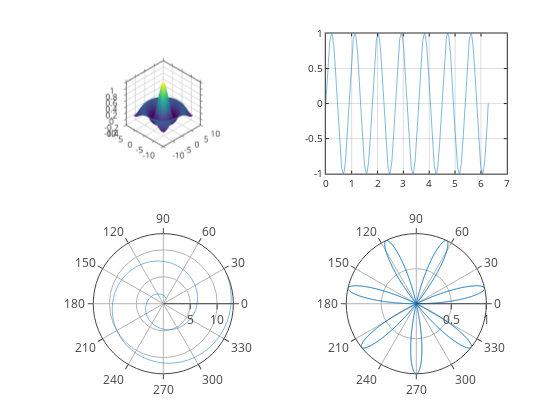

Notebook code for this chart:
### Markdown cell above
## Advanced plots using [plotly](https://github.com/plotly/plotly.js), with zoom, cursors, and hover tooltips (experimental):

### Code cell
graphics_toolkit('plotly')

a = [1:0.1:13];
theta = linspace (0,2*pi,1000);
rho = sin (7*theta);

subplot(2,2,1);
sombrero()
grid on;
box on;

subplot(2,2,2);
plot(theta, rho);
grid on;
box on;

subplot(2,2,3);
polar(a,a)
grid on;
box on;

subplot(2,2,4);
polar(theta, rho);
grid on;
box on;

### Figure 1 — Plotly figure (JSON) as saved in the notebook; plotly's stock layout.template omitted (floating-point values rounded to 4 significant figures; data arrays with more than 128 entries replaced by an {"elided": "..."} marker saying what was removed)
{"data": [{"autocolorscale": "false", "cauto": "false", "cmax": 1, "cmin": -0.2172, "colorscale": [[0, "rgb(68,1,84)"], [0.01587, "rgb(69,6,90)"], [0.03175, "rgb(70,12,95)"], [0.04762, "rgb(71,18,101)"], [0.06349, "rgb(72,24,106)"], [0.07937, "rgb(72,29,111)"], [0.09524, "rgb(72,35,115)"], [0.1111, "rgb(71,40,119)"], [0.127, "rgb(71,45,123)"], [0.1429, "rgb(70,50,126)"], [0.1587, "rgb(68,55,129)"], [0.1746, "rgb(67,60,132)"], [0.1905, "rgb(65,64,134)"], [0.2063, "rgb(64,69,135)"], [0.2222, "rgb(62,74,137)"], [0.2381, "rgb(60,78,138)"], [0.254, "rgb(58,83,139)"], [0.2698, "rgb(56,87,140)"], [0.2857, "rgb(54,91,140)"], [0.3016, "rgb(52,95,141)"], [0.3175, "rgb(50,99,141)"], [0.3333, "rgb(48,103,141)"], [0.3492, "rgb(46,107,142)"], [0.3651, "rgb(45,111,142)"], [0.381, "rgb(43,115,142)"], [0.3968, "rgb(42,119,142)"], [0.4127, "rgb(40,123,142)"], [0.4286, "rgb(39,127,142)"], [0.4444, "rgb(37,130,142)"], [0.4603, "rgb(36,134,141)"], [0.4762, "rgb(34,138,141)"], [0.4921, "rgb(33,142,140)"], [0.5079, "rgb(32,146,140)"], [0.5238, "rgb(31,149,139)"], [0.5397, "rgb(30,153,138)"], [0.5556, "rgb(30,157,136)"], [0.5714, "rgb(31,161,135)"], [0.5873, "rgb(32,164,133)"], [0.6032, "rgb(34,168,131)"], [0.619, "rgb(38,172,129)"], [0.6349, "rgb(42,176,126)"], [0.6508, "rgb(47,179,123)"], [0.6667, "rgb(53,183,120)"], [0.6825, "rgb(59,186,117)"], [0.6984, "rgb(66,190,113)"], [0.7143, "rgb(73,193,109)"], [0.7302, "rgb(81,196,104)"], [0.746, "rgb(90,199,99)"], [0.7619, "rgb(99,202,94)"], [0.7778, "rgb(108,205,89)"], [0.7937, "rgb(117,208,83)"], [0.8095, "rgb(127,210,77)"], [0.8254, "rgb(137,213,71)"], [0.8413, "rgb(148,215,64)"], [0.8571, "rgb(158,217,57)"], [0.873, "rgb(169,219,50)"], [0.8889, "rgb(180,221,43)"], [0.9048, "rgb(190,223,36)"], [0.9206, "rgb(201,224,30)"], [0.9365, "rgb(212,225,26)"], [0.9524, "rgb(223,227,24)"], [0.9683, "rgb(233,228,25)"], [0.9841, "rgb(243,229,30)"], [1, "rgb(253,231,36)"]], "contours": {"x": {"highlight": true, "highlightcolor": "rgb(0, 0, 0)", "highlightwidth": 1, "show": false}, "y": {"highlight": true, "highlightcolor": "rgb(0, 0, 0)", "highlightwidth": 1, "show": false}, "z": {"highlight": true, "highlightcolor": "rgb(0, 0, 0)", "highlightwidth": 1, "show": false}}, "name": "", "scene": "scene", "showlegend": false, "showscale": false, "surfacecolor": {"elided": "41x41 float values"}, "type": "surface", "visibility": true, "x": [-8, -7.6, -7.2, -6.8, -6.4, -6, -5.6, -5.2, -4.8, -4.4, -4, -3.6, -3.2, -2.8, -2.4, -2, -1.6, -1.2, -0.8, -0.4, 0, 0.4, 0.8, 1.2, 1.6, 2, 2.4, 2.8, 3.2, 3.6, 4, 4.4, 4.8, 5.2, 5.6, 6, 6.4, 6.8, 7.2, 7.6, 8], "y": [-8, -7.6, -7.2, -6.8, -6.4, -6, -5.6, -5.2, -4.8, -4.4, -4, -3.6, -3.2, -2.8, -2.4, -2, -1.6, -1.2, -0.8, -0.4, 0, 0.4, 0.8, 1.2, 1.6, 2, 2.4, 2.8, 3.2, 3.6, 4, 4.4, 4.8, 5.2, 5.6, 6, 6.4, 6.8, 7.2, 7.6, 8], "z": {"elided": "41x41 float values"}}, {"line": {"color": "rgb(0,113,188)", "dash": "solid", "width": 0.5}, "marker": {"color": "rgb(0,113,188)", "line": {"color": "rgb(0,113,188)"}, "size": 6, "symbol": "none"}, "mode": "lines", "name": "", "showlegend": false, "type": "scatter", "visibility": true, "x": {"elided": "1000 float values"}, "xaxis": "x", "y": {"elided": "1000 float values"}, "yaxis": "y"}, {"line": {"color": "rgb(0,113,188)", "dash": "solid", "width": 0.5}, "marker": {"color": "rgb(0,113,188)", "line": {"color": "rgb(0,113,188)"}, "size": 6, "symbol": "none"}, "mode": "lines", "name": "", "r": [1, 1.1, 1.2, 1.3, 1.4, 1.5, 1.6, 1.7, 1.8, 1.9, 2, 2.1, 2.2, 2.3, 2.4, 2.5, 2.6, 2.7, 2.8, 2.9, 3, 3.1, 3.2, 3.3, 3.4, 3.5, 3.6, 3.7, 3.8, 3.9, 4, 4.1, 4.2, 4.3, 4.4, 4.5, 4.6, 4.7, 4.8, 4.9, 5, 5.1, 5.2, 5.3, 5.4, 5.5, 5.6, 5.7, 5.8, 5.9, 6, 6.1, 6.2, 6.3, 6.4, 6.5, 6.6, 6.7, 6.8, 6.9, 7.0, 7.1, 7.2, 7.3, 7.4, 7.5, 7.6, 7.7, 7.8, 7.9, 8, 8.1, 8.2, 8.3, 8.4, 8.5, 8.6, 8.7, 8.8, 8.9, 9, 9.1, 9.2, 9.3, 9.4, 9.5, 9.6, 9.7, 9.8, 9.9, 10.0, 10.1, 10.2, 10.3, 10.4, 10.5, 10.6, 10.7, 10.8, 10.9, 11.0, 11.1, 11.2, 11.3, 11.4, 11.5, 11.6, 11.7, 11.8, 11.9, 12, 12.1, 12.2, 12.3, 12.4, 12.5, 12.6, 12.7, 12.8, 12.9, 13], "showlegend": false, "subplot": "polar", "theta": [1, 1.1, 1.2, 1.3, 1.4, 1.5, 1.6, 1.7, 1.8, 1.9, 2, 2.1, 2.2, 2.3, 2.4, 2.5, 2.6, 2.7, 2.8, 2.9, 3, 3.1, -3.083, -2.983, -2.883, -2.783, -2.683, -2.583, -2.483, -2.383, -2.283, -2.183, -2.083, -1.983, -1.883, -1.783, -1.683, -1.583, -1.483, -1.383, -1.283, -1.183, -1.083, -0.9832, -0.8832, -0.7832, -0.6832, -0.5832, -0.4832, -0.3832, -0.2832, -0.1832, -0.08319, 0.01681, 0.1168, 0.2168, 0.3168, 0.4168, 0.5168, 0.6168, 0.7168, 0.8168, 0.9168, 1.017, 1.117, 1.217, 1.317, 1.417, 1.517, 1.617, 1.717, 1.817, 1.917, 2.017, 2.117, 2.217, 2.317, 2.417, 2.517, 2.617, 2.717, 2.817, 2.917, 3.017, 3.117, -3.066, -2.966, -2.866, -2.766, -2.666, -2.566, -2.466, -2.366, -2.266, -2.166, -2.066, -1.966, -1.866, -1.766, -1.666, -1.566, -1.466, -1.366, -1.266, -1.166, -1.066, -0.9664, -0.8664, -0.7664, -0.6664, -0.5664, -0.4664, -0.3664, -0.2664, -0.1664, -0.06637, 0.03363, 0.1336, 0.2336, 0.3336, 0.4336], "thetaunit": "radians", "type": "scatterpolar", "visibility": true}, {"line": {"color": "rgb(0,113,188)", "dash": "solid", "width": 0.5}, "marker": {"color": "rgb(0,113,188)", "line": {"color": "rgb(0,113,188)"}, "size": 6, "symbol": "none"}, "mode": "lines", "name": "", "r": {"elided": "1000 float values"}, "showlegend": false, "subplot": "polar2", "theta": {"elided": "1000 float values"}, "thetaunit": "radians", "type": "scatterpolar", "visibility": true}], "layout": {"height": 420.0, "hovermode": "closest", "margin": {"b": 0, "l": 0, "r": 0, "t": 0}, "plot_bgcolor": "rgba(0, 0, 0, 0)", "polar": {"angularaxis": {"size": 10, "tickmode": "array", "tickvals": [0, 30, 60, 90, 120, 150, 180, 210, 240, 270, 300, 330], "type": "linear"}, "domain": {"x": [0.13, 0.4532], "y": [0.11, 0.4437]}, "radialaxis": {"autorange": true, "range": [0, 13], "size": 10, "tickmode": "array", "tickvals": [5, 10, 15], "type": "linear"}}, "polar2": {"angularaxis": {"size": 10, "tickmode": "array", "tickvals": [0, 30, 60, 90, 120, 150, 180, 210, 240, 270, 300, 330], "type": "linear"}, "domain": {"x": [0.5818, 0.905], "y": [0.11, 0.4437]}, "radialaxis": {"autorange": true, "range": [0, 1.0], "size": 10, "tickmode": "array", "tickvals": [0.5, 1], "type": "linear"}}, "scene": {"aspectmode": "manual", "aspectratio": {"x": 0.7513, "y": 0.7513, "z": 0.7513}, "camera": {"center": {"x": 0, "y": 0, "z": 0}, "eye": {"x": 1.25, "y": 1.25, "z": 1.25}, "projection": {"type": "orthographic"}, "up": {"x": 0, "y": 0, "z": 1}}, "domain": {"x": [0.13, 0.4532], "y": [0.5865, 0.9202]}, "xaxis": {"autorange": false, "exponentformat": "none", "gridcolor": "", "gridwidth": 1.5, "linecolor": "rgb(38,38,38)", "linewidth": 1.5, "mirror": "ticks", "range": [10, -10], "showgrid": true, "showline": true, "side": "bottom", "spikedash": "solid", "spikemode": "across", "spikesides": false, "spikethickness": 1, "tickangle": 0, "tickcolor": "rgb(38,38,38)", "tickfont": {"color": "rgb(38,38,38)", "size": 10}, "ticklen": 3, "ticks": "outside", "ticktext": ["-10", "-5", "0", "5", "10"], "tickvals": [-10, -5, 0, 5, 10], "title": {"font": {"color": "rgb(0, 0, 0)", "size": 11}, "text": ""}, "type": "linear", "visible": true, "zeroline": false}, "yaxis": {"autorange": false, "exponentformat": "none", "gridcolor": "", "gridwidth": 1.5, "linecolor": "rgb(38,38,38)", "linewidth": 1.5, "mirror": "ticks", "range": [10, -10], "showgrid": true, "showline": true, "side": "left", "spikedash": "solid", "spikemode": "across", "spikesides": false, "spikethickness": 1, "tickangle": 0, "tickcolor": "rgb(38,38,38)", "tickfont": {"color": "rgb(38,38,38)", "size": 10}, "ticklen": 3, "ticks": "outside", "ticktext": ["-10", "-5", "0", "5", "10"], "tickvals": [-10, -5, 0, 5, 10], "title": {"font": {"color": "rgb(0, 0, 0)", "size": 11}, "text": ""}, "type": "linear", "visible": true, "zeroline": false}, "zaxis": {"autorange": false, "exponentformat": "none", "gridcolor": "", "gridwidth": 1.5, "linecolor": "rgb(38,38,38)", "linewidth": 1.5, "mirror": "ticks", "range": [-0.4, 1], "showgrid": true, "showline": true, "side": "none", "spikedash": "solid", "spikemode": "across", "spikesides": false, "spikethickness": 1, "tickangle": 0, "tickcolor": "rgb(38,38,38)", "tickfont": {"color": "rgb(38,38,38)", "size": 10}, "ticklen": 3, "ticks": "outside", "ticktext": ["-0.4", "-0.2", "0", "0.2", "0.4", "0.6", "0.8", "1"], "tickvals": [-0.4, -0.2, 0, 0.2, 0.4, 0.6, 0.8, 1], "title": {"font": {"color": "rgb(0, 0, 0)", "size": 11}, "text": ""}, "type": "linear", "visible": true, "zeroline": false}}, "showlegend": false, "width": 560, "xaxis": {"anchor": "y", "autorange": false, "domain": [0.5818, 0.905], "exponentformat": "none", "gridcolor": "rgba(38,38,38,0.150000)", "gridwidth": 1, "linecolor": "rgb(38,38,38)", "linewidth": 1, "mirror": "ticks", "range": [0, 7], "showgrid": true, "showline": true, "side": "bottom", "spikedash": "solid", "spikemode": "across", "spikesides": false, "spikethickness": 1, "tickangle": 0, "tickcolor": "rgb(38,38,38)", "tickfont": {"color": "rgb(38,38,38)", "size": 10}, "ticklen": 3, "ticks": "inside", "ticktext": ["0", "1", "2", "3", "4", "5", "6", "7"], "tickvals": [0, 1, 2, 3, 4, 5, 6, 7], "title": {"font": {"color": "rgb(0, 0, 0)", "size": 11}, "text": ""}, "type": "linear", "visible": true, "zeroline": false}, "yaxis": {"anchor": "x", "autorange": false, "domain": [0.5865, 0.9202], "exponentformat": "none", "gridcolor": "rgba(38,38,38,0.150000)", "gridwidth": 1, "linecolor": "rgb(38,38,38)", "linewidth": 1, "mirror": "ticks", "range": [-1, 1], "showgrid": true, "showline": true, "side": "left", "spikedash": "solid", "spikemode": "across", "spikesides": false, "spikethickness": 1, "tickangle": 0, "tickcolor": "rgb(38,38,38)", "tickfont": {"color": "rgb(38,38,38)", "size": 10}, "ticklen": 3, "ticks": "inside", "ticktext": ["-1", "-0.5", "0", "0.5", "1"], "tickvals": [-1, -0.5, 0, 0.5, 1], "title": {"font": {"color": "rgb(0, 0, 0)", "size": 11}, "text": ""}, "type": "linear", "visible": true, "zeroline": false}}}
